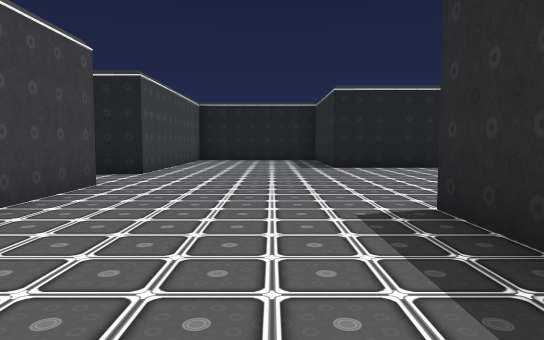
View 1 (above)

18 first-person views from a walk through a Unity game level. The camera is 1.2 m above the floor, tilts 4° down and sees 70° across. The floor is counted in squares, 2 m on a side. Each view is taken from the middle of a square. On the plan, view 1 faces up. The plan holds only what a view shows up to about 11 squares ahead; the rest is blank. The place goes on beyond the plan. The player is left out. Some animated figures are not drawn. Door leaves are left out, so doorways stand open.

View 2
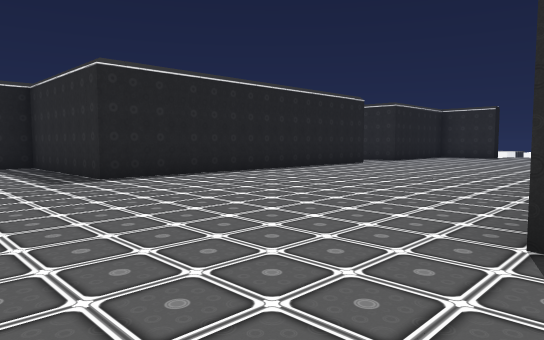

View 3
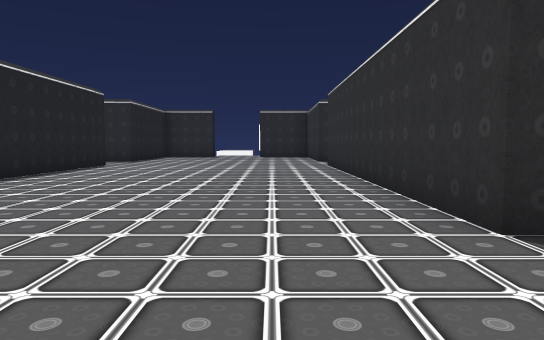

View 4
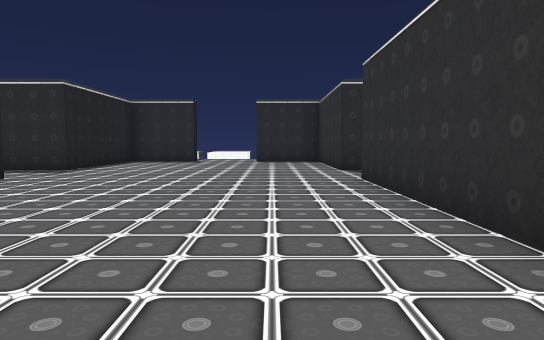

View 5
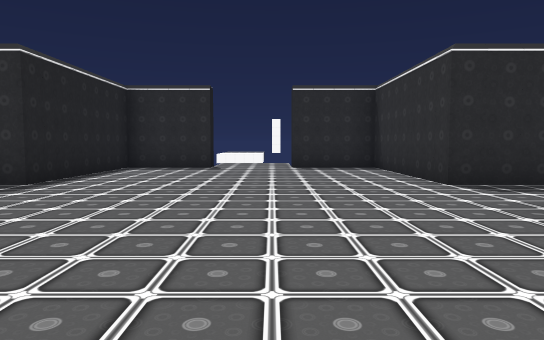

View 6
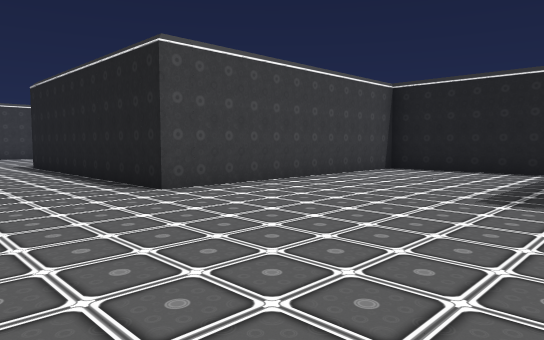

View 7
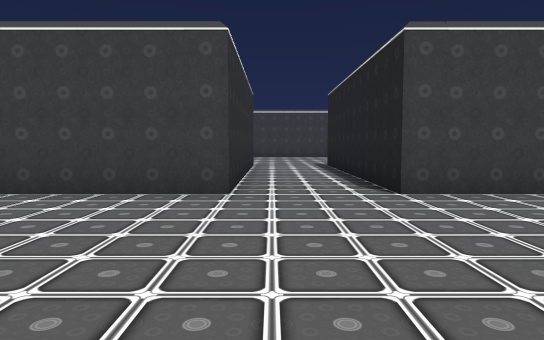

View 8
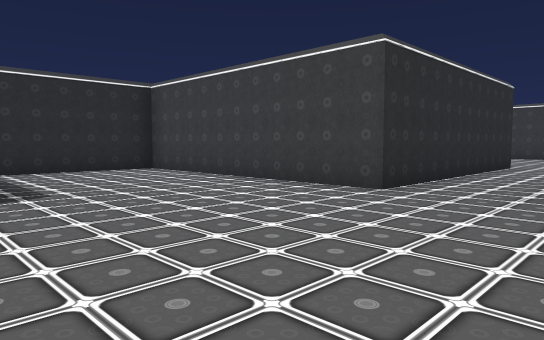

View 9
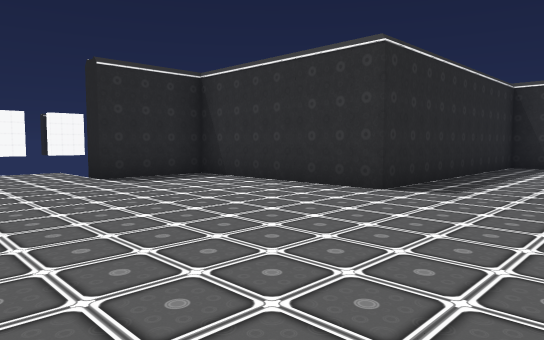

View 10
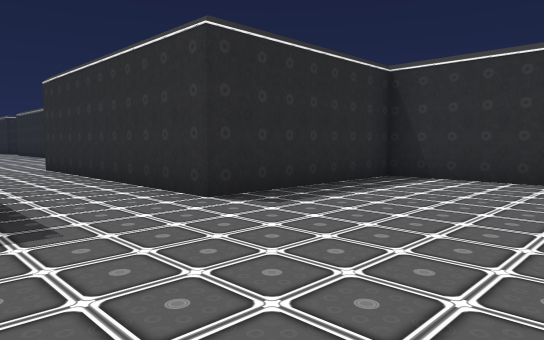

View 11
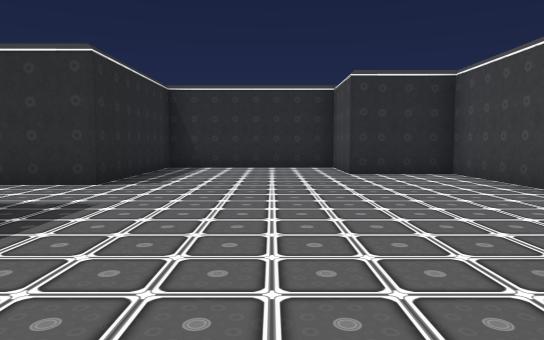

View 12
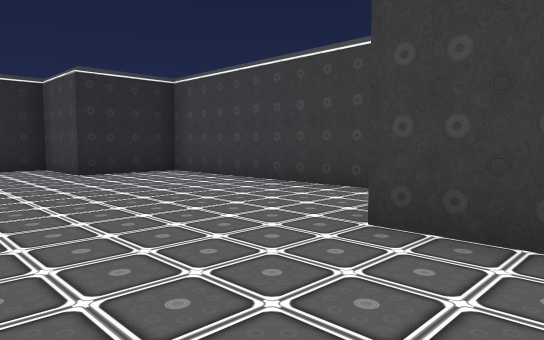

View 13
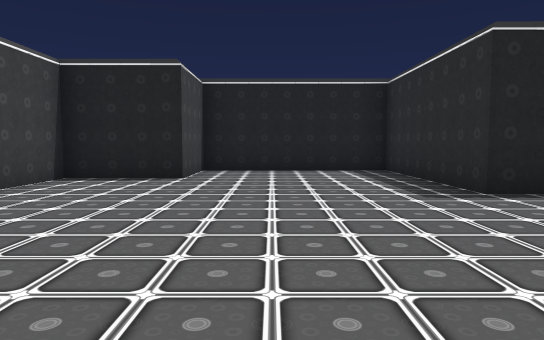

View 14
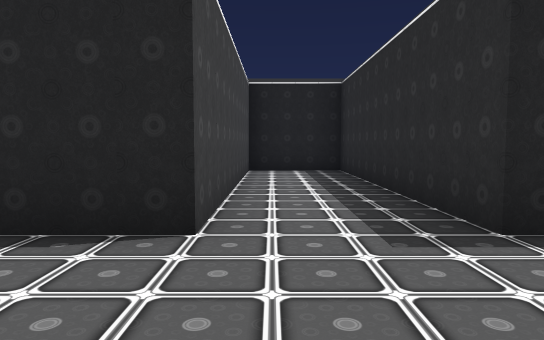

View 15
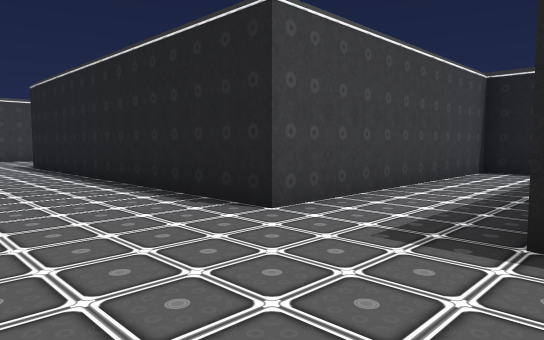

View 16
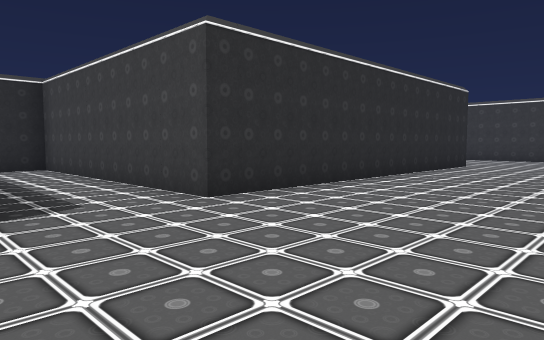

View 17
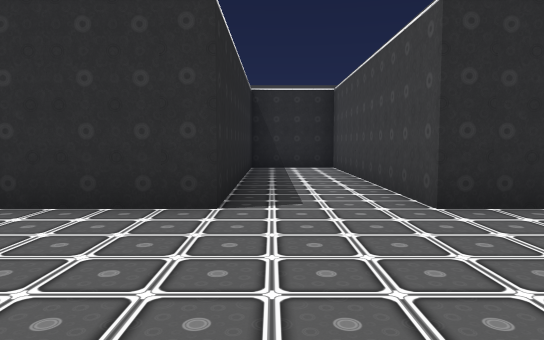

View 18
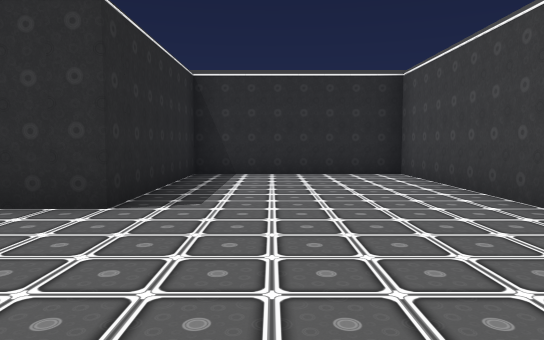

### Floor plan
Ten units are one square. View 1 is at (0, 0); x grows to the right and y downward. Boxes are objects, and circles mark ways between rooms. Rooms are numbered by the first view taken in them; rooms with no view inside come last. Other rooms are left out.
<svg viewBox="-150 -160 315 190">
<path fill="none" stroke="#000" d="M155 -75 155 -95 115 -95 115 -155 95 -155 95 -95 15 -95 15 -135 -25 -135 -25 -75 -85 -75M-85 -55 -25 -55 -25 5 15 5 15 -35 95 -35 95 25 115 25 115 -35 155 -35 155 -55M-85 -75 -85 -115 -125 -115 -125 -95 -145 -95 -145 -35 -125 -35 -125 -15 -85 -15 -85 -55"/>
<circle cx="-80" cy="-65" r="3" fill="#2a7"/>
<text x="50" y="-70">1</text>
<text x="-110" y="-70">2</text>
</svg>
Room 1 opens to room 2.

Where each view was taken, in squares from view 1:
view 1: 0 up, 0 right, facing up
view 2: 3 up, 1 left, facing up-right
view 3: 5 up, 1 left, facing right
view 4: 5 up, 3 right, facing right
view 5: 6 up, 6 right, facing right
view 6: 5 up, 2 right, facing up-left
view 7: 6 up, 2 right, facing left
view 8: 8 up, 2 right, facing down-left
view 9: 8 up, 9 right, facing down-right
view 10: 8 up, 12 left, facing down-right
view 11: 11 up, 11 left, facing down
view 12: 11 up, 10 left, facing down-left
view 13: 3 up, 11 left, facing up
view 14: 7 up, 10 right, facing up
view 15: 7 up, 12 right, facing up-left
view 16: 7 up, 12 right, facing down-left
view 17: 7 up, 11 right, facing down
view 18: 7 up, 0 right, facing down
